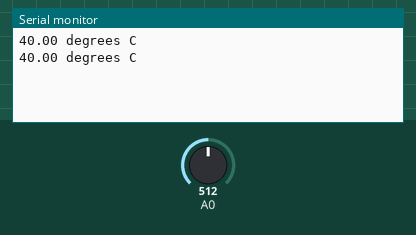
Simulated run of this sketch. Board: Arduino Uno, built with avr-gcc and run on an emulated ATmega328P. Parts: the last lines printed to the serial monitor. The inputs (shaded band) are chosen by the test bench; at power-on: A0 = 512.

Above: at 1.8 s.
1.9 s: A0 set to 716
At 2.8 s:
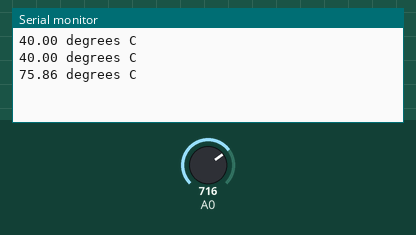
3.4 s: A0 set to 900
At 4.7 s:
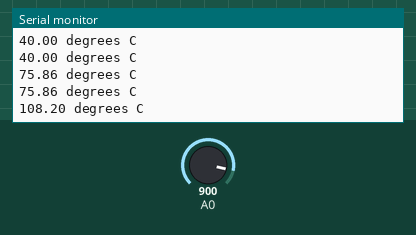
Timing chart, 0 to 6.4 s (numbered marks = the images above; inputs shaded):
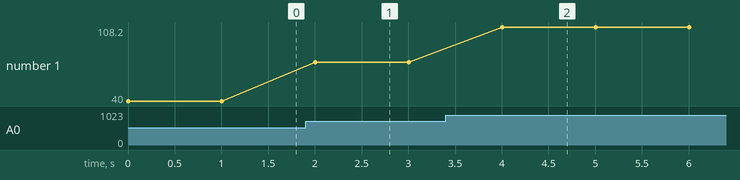

Measured:
- after the input at 1.9 s, the serial monitor: prints a new line after 0.10 s (image 1)
- after the input at 3.4 s, the serial monitor: prints a new line after 0.60 s (image 2)
- plotted number 1: 40 → 75.86 after the input at 1.9 s, 75.86 → 108.2 after the input at 3.4 s

The sketch:

Temperature_local.ino.ino
```cpp
/*
 * Interface LDR with NodeMCU
 * By TheCircuit
 */
void setup() {
  // initialize serial communication at 9600 bits per second:
  Serial.begin(115200);
}

void loop() {
  // read the input on analog pin 0:
  int reading = analogRead(A0);

  float voltage = reading * 1.8;
  voltage /= 1024.0;
  float temperatureC = (voltage - 0.5) * 100 ;
  Serial.print(temperatureC);
  Serial.println(" degrees C");
  delay(1000);
}
```
